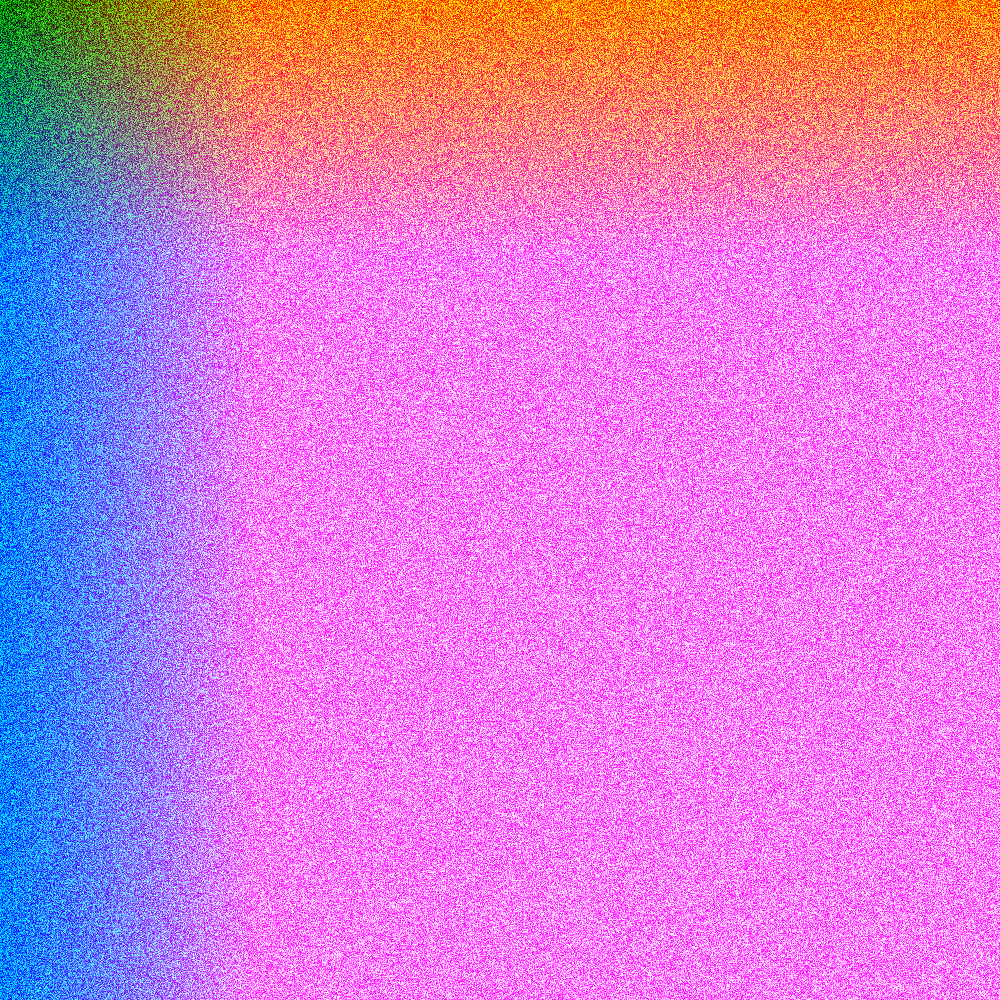
Frame 1 (no input)
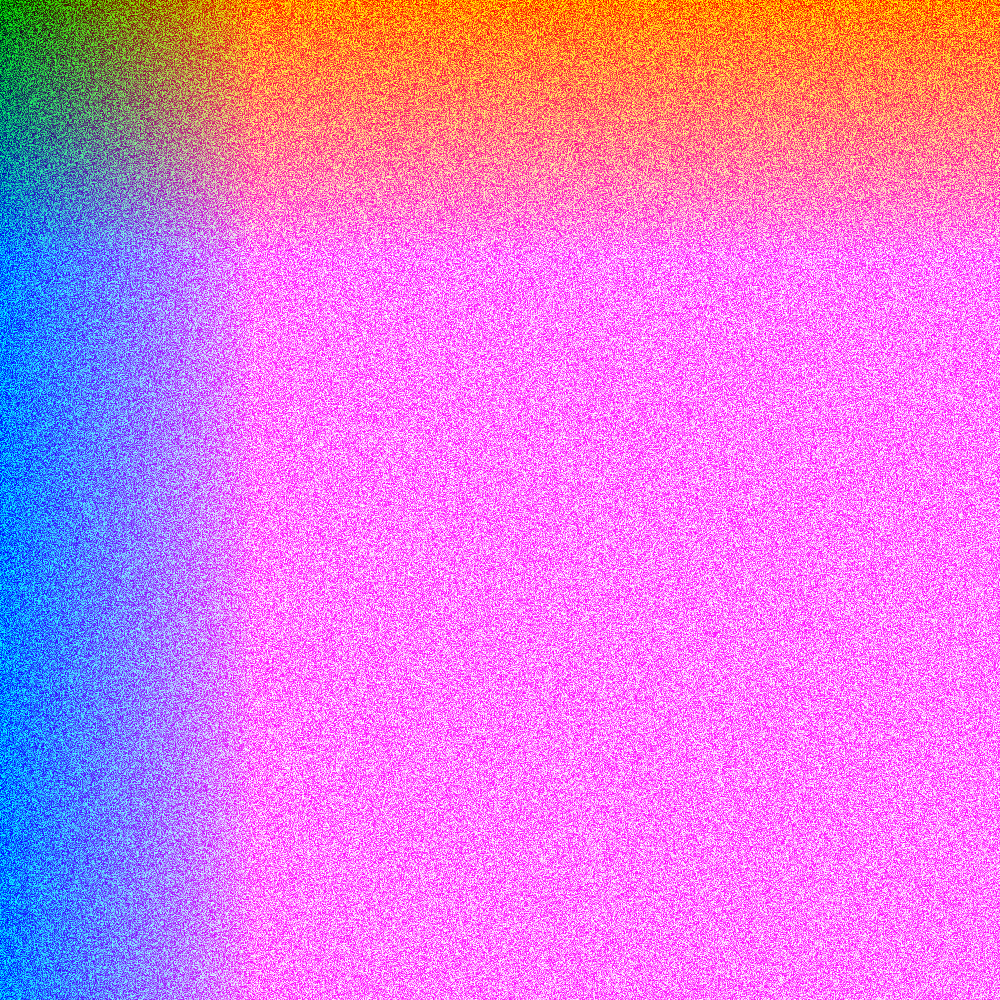
Frame 60 (no input)
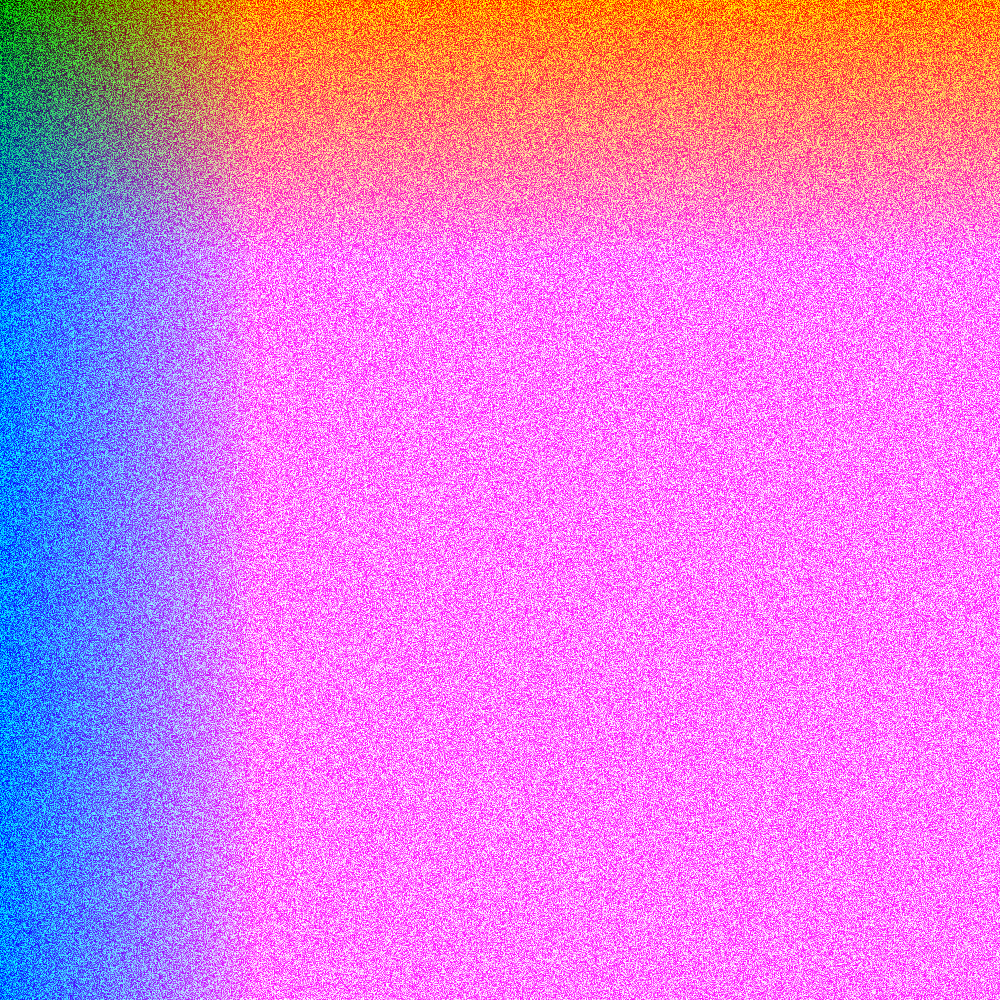
Frame 120 (the mouse pressed at the canvas centre since frame 60)

The p5.js sketch that drew these frames (run headless with seeded random() and noise() and a simulated clock; from frame 60 on, the mouse is pressed at the canvas centre):

// p5.js sketch
// ── sketch.js
function setup() {
  createCanvas(1000, 1000);
  
}

function draw() {
  background(51);
  
  loadPixels();
  for (var y = 0; y < height; y++) {
    for (var x = 0; x < width; x++) {
      var index = (x + y * width)*4;
      pixels[index+0] =x;
      pixels[index+1] =random(255);
      pixels[index+2] =y;
      pixels[index+3] =255;
    }
  }
  updatePixels();
}
